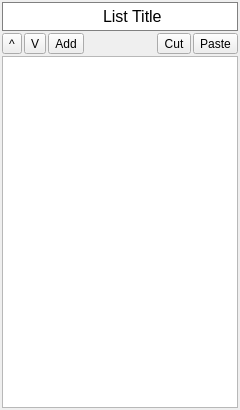
<?xml version="1.0" encoding="UTF-8"?>
<ui version="4.0">
 <class>KanbanListWidget</class>
 <widget class="QWidget" name="KanbanListWidget">
  <property name="geometry">
   <rect>
    <x>0</x>
    <y>0</y>
    <width>240</width>
    <height>410</height>
   </rect>
  </property>
  <property name="minimumSize">
   <size>
    <width>240</width>
    <height>0</height>
   </size>
  </property>
  <property name="windowTitle">
   <string>Form</string>
  </property>
  <layout class="QVBoxLayout" name="verticalLayout">
   <property name="spacing">
    <number>2</number>
   </property>
   <property name="leftMargin">
    <number>2</number>
   </property>
   <property name="topMargin">
    <number>2</number>
   </property>
   <property name="rightMargin">
    <number>2</number>
   </property>
   <property name="bottomMargin">
    <number>2</number>
   </property>
   <item>
    <widget class="QFrame" name="frame">
     <property name="autoFillBackground">
      <bool>false</bool>
     </property>
     <property name="styleSheet">
      <string notr="true">QWidget {
	border: 0px;
}

QFrame {
	border: 1px solid gray;
	background-color: white;
}

</string>
     </property>
     <property name="frameShape">
      <enum>QFrame::StyledPanel</enum>
     </property>
     <property name="frameShadow">
      <enum>QFrame::Raised</enum>
     </property>
     <layout class="QHBoxLayout" name="horizontalLayout_2">
      <property name="spacing">
       <number>0</number>
      </property>
      <property name="leftMargin">
       <number>0</number>
      </property>
      <property name="topMargin">
       <number>0</number>
      </property>
      <property name="rightMargin">
       <number>0</number>
      </property>
      <property name="bottomMargin">
       <number>0</number>
      </property>
      <item>
       <widget class="QToolButton" name="toolButton_listTitle">
        <property name="sizePolicy">
         <sizepolicy hsizetype="Minimum" vsizetype="Minimum">
          <horstretch>0</horstretch>
          <verstretch>0</verstretch>
         </sizepolicy>
        </property>
        <property name="toolTip">
         <string>Select list</string>
        </property>
        <property name="styleSheet">
         <string notr="true"/>
        </property>
        <property name="text">
         <string/>
        </property>
        <property name="icon">
         <iconset resource="icons.qrc">
          <normaloff>:/icons/checked_checkbox_48px empty grey.png</normaloff>:/icons/checked_checkbox_48px empty grey.png</iconset>
        </property>
        <property name="iconSize">
         <size>
          <width>24</width>
          <height>24</height>
         </size>
        </property>
        <property name="checkable">
         <bool>false</bool>
        </property>
       </widget>
      </item>
      <item>
       <widget class="QLineEdit" name="lineEdit">
        <property name="sizePolicy">
         <sizepolicy hsizetype="Expanding" vsizetype="Minimum">
          <horstretch>0</horstretch>
          <verstretch>0</verstretch>
         </sizepolicy>
        </property>
        <property name="font">
         <font>
          <pointsize>12</pointsize>
         </font>
        </property>
        <property name="text">
         <string>List Title</string>
        </property>
        <property name="alignment">
         <set>Qt::AlignCenter</set>
        </property>
       </widget>
      </item>
     </layout>
    </widget>
   </item>
   <item>
    <layout class="QHBoxLayout" name="horizontalLayout">
     <property name="spacing">
      <number>2</number>
     </property>
     <item>
      <widget class="QToolButton" name="toolButton_up">
       <property name="toolTip">
        <string>Move card up</string>
       </property>
       <property name="text">
        <string>^</string>
       </property>
       <property name="icon">
        <iconset resource="icons.qrc">
         <normaloff>:/icons/sort_up_48px.png</normaloff>:/icons/sort_up_48px.png</iconset>
       </property>
      </widget>
     </item>
     <item>
      <widget class="QToolButton" name="toolButton_down">
       <property name="toolTip">
        <string>Move card down</string>
       </property>
       <property name="text">
        <string>V</string>
       </property>
       <property name="icon">
        <iconset resource="icons.qrc">
         <normaloff>:/icons/sort_down_48px.png</normaloff>:/icons/sort_down_48px.png</iconset>
       </property>
      </widget>
     </item>
     <item>
      <widget class="QToolButton" name="toolButton_Add">
       <property name="toolTip">
        <string>Add new card</string>
       </property>
       <property name="text">
        <string>Add</string>
       </property>
       <property name="icon">
        <iconset resource="icons.qrc">
         <normaloff>:/icons/add_48px.png</normaloff>:/icons/add_48px.png</iconset>
       </property>
      </widget>
     </item>
     <item>
      <spacer name="horizontalSpacer">
       <property name="orientation">
        <enum>Qt::Horizontal</enum>
       </property>
       <property name="sizeHint" stdset="0">
        <size>
         <width>40</width>
         <height>20</height>
        </size>
       </property>
      </spacer>
     </item>
     <item>
      <widget class="QToolButton" name="toolButton_cut">
       <property name="toolTip">
        <string>Cut selected card and add to clipboard queue</string>
       </property>
       <property name="text">
        <string>Cut</string>
       </property>
       <property name="icon">
        <iconset resource="icons.qrc">
         <normaloff>:/icons/cut_48px.png</normaloff>:/icons/cut_48px.png</iconset>
       </property>
      </widget>
     </item>
     <item>
      <widget class="QToolButton" name="toolButton_paste">
       <property name="toolTip">
        <string>Paste card from clipboard queue</string>
       </property>
       <property name="text">
        <string>Paste</string>
       </property>
       <property name="icon">
        <iconset resource="icons.qrc">
         <normaloff>:/icons/paste_48px.png</normaloff>:/icons/paste_48px.png</iconset>
       </property>
      </widget>
     </item>
    </layout>
   </item>
   <item>
    <widget class="QListWidget" name="listWidget">
     <property name="dragEnabled">
      <bool>true</bool>
     </property>
     <property name="dragDropOverwriteMode">
      <bool>false</bool>
     </property>
     <property name="dragDropMode">
      <enum>QAbstractItemView::NoDragDrop</enum>
     </property>
     <property name="defaultDropAction">
      <enum>Qt::IgnoreAction</enum>
     </property>
     <property name="verticalScrollMode">
      <enum>QAbstractItemView::ScrollPerPixel</enum>
     </property>
    </widget>
   </item>
  </layout>
 </widget>
 <resources>
  <include location="icons.qrc"/>
 </resources>
 <connections/>
</ui>
